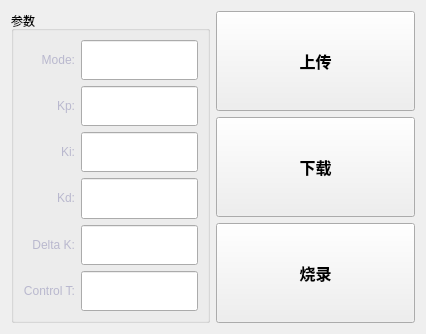
<?xml version="1.0" encoding="UTF-8"?>
<ui version="4.0">
 <class>DebugPID</class>
 <widget class="QWidget" name="DebugPID">
  <property name="geometry">
   <rect>
    <x>0</x>
    <y>0</y>
    <width>426</width>
    <height>334</height>
   </rect>
  </property>
  <property name="windowTitle">
   <string>Form</string>
  </property>
  <property name="styleSheet">
   <string notr="true">DebugPID{background-color:rgb(40, 44, 52)}</string>
  </property>
  <layout class="QGridLayout" name="gridLayout_2">
   <item row="0" column="0">
    <layout class="QHBoxLayout" name="horizontalLayout">
     <item>
      <widget class="QGroupBox" name="groupBox">
       <property name="title">
        <string>参数</string>
       </property>
       <layout class="QGridLayout" name="gridLayout_3">
        <item row="0" column="0">
         <layout class="QGridLayout" name="gridLayout">
          <item row="1" column="0">
           <widget class="QLabel" name="label_kp">
            <property name="sizePolicy">
             <sizepolicy hsizetype="Preferred" vsizetype="MinimumExpanding">
              <horstretch>0</horstretch>
              <verstretch>0</verstretch>
             </sizepolicy>
            </property>
            <property name="font">
             <font>
              <family>Arial</family>
             </font>
            </property>
            <property name="text">
             <string>&lt;html&gt;&lt;head/&gt;&lt;body&gt;&lt;p&gt;&lt;span style=&quot; color:#b9b8ce;&quot;&gt;Kp:&lt;/span&gt;&lt;/p&gt;&lt;/body&gt;&lt;/html&gt;</string>
            </property>
            <property name="alignment">
             <set>Qt::AlignRight|Qt::AlignTrailing|Qt::AlignVCenter</set>
            </property>
           </widget>
          </item>
          <item row="0" column="1">
           <widget class="QLineEdit" name="lineEdit_mode">
            <property name="sizePolicy">
             <sizepolicy hsizetype="Expanding" vsizetype="Expanding">
              <horstretch>0</horstretch>
              <verstretch>0</verstretch>
             </sizepolicy>
            </property>
            <property name="alignment">
             <set>Qt::AlignCenter</set>
            </property>
           </widget>
          </item>
          <item row="4" column="0">
           <widget class="QLabel" name="label_deltak">
            <property name="sizePolicy">
             <sizepolicy hsizetype="Preferred" vsizetype="Expanding">
              <horstretch>0</horstretch>
              <verstretch>0</verstretch>
             </sizepolicy>
            </property>
            <property name="font">
             <font>
              <family>Arial</family>
             </font>
            </property>
            <property name="text">
             <string>&lt;html&gt;&lt;head/&gt;&lt;body&gt;&lt;p&gt;&lt;span style=&quot; color:#b9b8ce;&quot;&gt;Delta K:&lt;/span&gt;&lt;/p&gt;&lt;/body&gt;&lt;/html&gt;</string>
            </property>
            <property name="alignment">
             <set>Qt::AlignRight|Qt::AlignTrailing|Qt::AlignVCenter</set>
            </property>
           </widget>
          </item>
          <item row="4" column="1">
           <widget class="QLineEdit" name="lineEdit_deltak">
            <property name="sizePolicy">
             <sizepolicy hsizetype="Expanding" vsizetype="Expanding">
              <horstretch>0</horstretch>
              <verstretch>0</verstretch>
             </sizepolicy>
            </property>
            <property name="alignment">
             <set>Qt::AlignCenter</set>
            </property>
           </widget>
          </item>
          <item row="3" column="0">
           <widget class="QLabel" name="label_kd">
            <property name="sizePolicy">
             <sizepolicy hsizetype="Preferred" vsizetype="Expanding">
              <horstretch>0</horstretch>
              <verstretch>0</verstretch>
             </sizepolicy>
            </property>
            <property name="font">
             <font>
              <family>Arial</family>
             </font>
            </property>
            <property name="text">
             <string>&lt;html&gt;&lt;head/&gt;&lt;body&gt;&lt;p&gt;&lt;span style=&quot; color:#b9b8ce;&quot;&gt;Kd:&lt;/span&gt;&lt;/p&gt;&lt;/body&gt;&lt;/html&gt;</string>
            </property>
            <property name="alignment">
             <set>Qt::AlignRight|Qt::AlignTrailing|Qt::AlignVCenter</set>
            </property>
           </widget>
          </item>
          <item row="0" column="0">
           <widget class="QLabel" name="label_mode">
            <property name="sizePolicy">
             <sizepolicy hsizetype="Preferred" vsizetype="Expanding">
              <horstretch>0</horstretch>
              <verstretch>0</verstretch>
             </sizepolicy>
            </property>
            <property name="text">
             <string>&lt;html&gt;&lt;head/&gt;&lt;body&gt;&lt;p&gt;&lt;span style=&quot; color:#b9b8ce;&quot;&gt;Mode:&lt;/span&gt;&lt;/p&gt;&lt;/body&gt;&lt;/html&gt;</string>
            </property>
            <property name="alignment">
             <set>Qt::AlignRight|Qt::AlignTrailing|Qt::AlignVCenter</set>
            </property>
           </widget>
          </item>
          <item row="3" column="1">
           <widget class="QLineEdit" name="lineEdit_kd">
            <property name="sizePolicy">
             <sizepolicy hsizetype="Expanding" vsizetype="Expanding">
              <horstretch>0</horstretch>
              <verstretch>0</verstretch>
             </sizepolicy>
            </property>
            <property name="alignment">
             <set>Qt::AlignCenter</set>
            </property>
           </widget>
          </item>
          <item row="2" column="1">
           <widget class="QLineEdit" name="lineEdit_ki">
            <property name="sizePolicy">
             <sizepolicy hsizetype="Expanding" vsizetype="Expanding">
              <horstretch>0</horstretch>
              <verstretch>0</verstretch>
             </sizepolicy>
            </property>
            <property name="alignment">
             <set>Qt::AlignCenter</set>
            </property>
           </widget>
          </item>
          <item row="2" column="0">
           <widget class="QLabel" name="label_ki">
            <property name="sizePolicy">
             <sizepolicy hsizetype="Preferred" vsizetype="Expanding">
              <horstretch>0</horstretch>
              <verstretch>0</verstretch>
             </sizepolicy>
            </property>
            <property name="font">
             <font>
              <family>Arial</family>
             </font>
            </property>
            <property name="text">
             <string>&lt;html&gt;&lt;head/&gt;&lt;body&gt;&lt;p&gt;&lt;span style=&quot; color:#b9b8ce;&quot;&gt;Ki:&lt;/span&gt;&lt;/p&gt;&lt;/body&gt;&lt;/html&gt;</string>
            </property>
            <property name="alignment">
             <set>Qt::AlignRight|Qt::AlignTrailing|Qt::AlignVCenter</set>
            </property>
           </widget>
          </item>
          <item row="1" column="1">
           <widget class="QLineEdit" name="lineEdit_kp">
            <property name="sizePolicy">
             <sizepolicy hsizetype="Expanding" vsizetype="Expanding">
              <horstretch>0</horstretch>
              <verstretch>0</verstretch>
             </sizepolicy>
            </property>
            <property name="alignment">
             <set>Qt::AlignCenter</set>
            </property>
           </widget>
          </item>
          <item row="5" column="0">
           <widget class="QLabel" name="label_controlt">
            <property name="sizePolicy">
             <sizepolicy hsizetype="Preferred" vsizetype="Expanding">
              <horstretch>0</horstretch>
              <verstretch>0</verstretch>
             </sizepolicy>
            </property>
            <property name="font">
             <font>
              <family>Arial</family>
             </font>
            </property>
            <property name="text">
             <string>&lt;html&gt;&lt;head/&gt;&lt;body&gt;&lt;p&gt;&lt;span style=&quot; color:#b9b8ce;&quot;&gt;Control T:&lt;/span&gt;&lt;/p&gt;&lt;/body&gt;&lt;/html&gt;</string>
            </property>
            <property name="alignment">
             <set>Qt::AlignRight|Qt::AlignTrailing|Qt::AlignVCenter</set>
            </property>
           </widget>
          </item>
          <item row="5" column="1">
           <widget class="QLineEdit" name="lineEdit_controlt">
            <property name="sizePolicy">
             <sizepolicy hsizetype="Expanding" vsizetype="Expanding">
              <horstretch>0</horstretch>
              <verstretch>0</verstretch>
             </sizepolicy>
            </property>
            <property name="alignment">
             <set>Qt::AlignCenter</set>
            </property>
           </widget>
          </item>
         </layout>
        </item>
       </layout>
      </widget>
     </item>
     <item>
      <layout class="QVBoxLayout" name="verticalLayout_2">
       <item>
        <widget class="QPushButton" name="pushButton_Upload">
         <property name="sizePolicy">
          <sizepolicy hsizetype="Expanding" vsizetype="Expanding">
           <horstretch>0</horstretch>
           <verstretch>0</verstretch>
          </sizepolicy>
         </property>
         <property name="font">
          <font>
           <family>Microsoft YaHei</family>
           <pointsize>12</pointsize>
           <weight>75</weight>
           <bold>true</bold>
          </font>
         </property>
         <property name="text">
          <string>上传</string>
         </property>
        </widget>
       </item>
       <item>
        <widget class="QPushButton" name="pushButton_Download">
         <property name="sizePolicy">
          <sizepolicy hsizetype="Expanding" vsizetype="Expanding">
           <horstretch>0</horstretch>
           <verstretch>0</verstretch>
          </sizepolicy>
         </property>
         <property name="font">
          <font>
           <family>Microsoft YaHei</family>
           <pointsize>12</pointsize>
           <weight>75</weight>
           <bold>true</bold>
          </font>
         </property>
         <property name="text">
          <string>下载</string>
         </property>
        </widget>
       </item>
       <item>
        <widget class="QPushButton" name="pushButton_flash">
         <property name="sizePolicy">
          <sizepolicy hsizetype="Expanding" vsizetype="Expanding">
           <horstretch>0</horstretch>
           <verstretch>0</verstretch>
          </sizepolicy>
         </property>
         <property name="font">
          <font>
           <family>Microsoft YaHei</family>
           <pointsize>12</pointsize>
           <weight>75</weight>
           <bold>true</bold>
          </font>
         </property>
         <property name="text">
          <string>烧录</string>
         </property>
        </widget>
       </item>
      </layout>
     </item>
    </layout>
   </item>
  </layout>
 </widget>
 <resources/>
 <connections/>
</ui>
